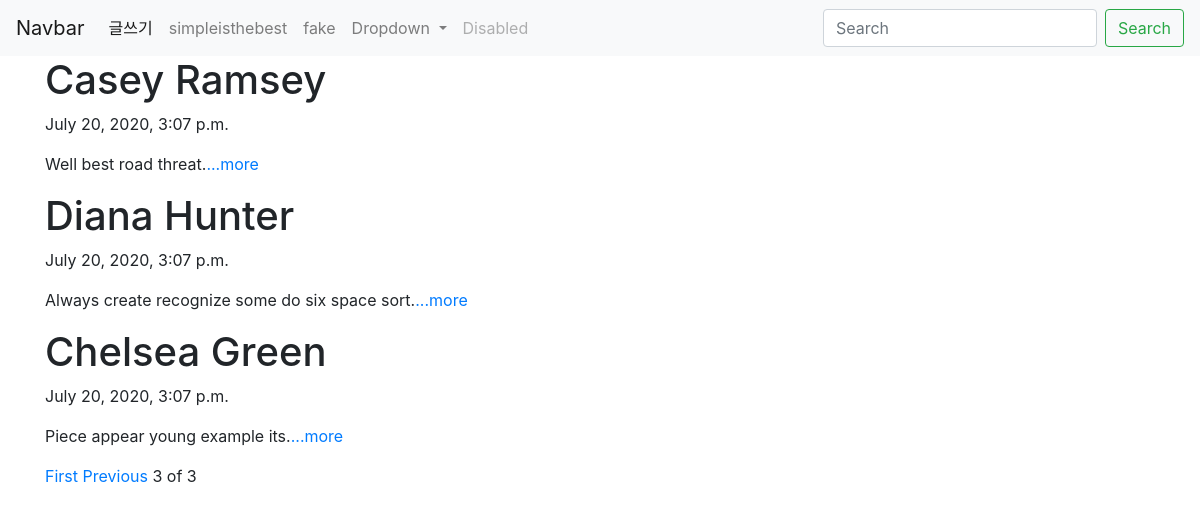
/?page=3, run on the app's committed database.
### blog/models.py (models this page shows, shortened)
class Blog(models.Model):
    title = models.CharField(max_length=200)
    pub_date = models.DateTimeField('date published')
    body = models.TextField()
    def summary(self):
        return self.body[:100]

### blog/views.py (the view)
# urls.py: path('', blog.views.blog, name = "blog"),
def blog(request):
    blogs = Blog.objects
    blog_list = Blog.objects.all()
    paginator = Paginator(blog_list,10)
    page = request.GET.get('page')
    articles = paginator.get_page(page)
    return render(request, 'blog.html', {'blogs': blogs,'articles':articles})

### blog/templates/blog.html (shortened to what this page needs)
{% extends 'base.html' %}
{% block content %}
    {% for blog in articles %}
     <div>
        <h1>{{ blog.title }}</h1>
        <p>{{ blog.pub_date }}</p>
        <p>{{ blog.summary }}<a href="{% url 'detail' blog.id %}">...more</a></p>
     </div>
    {% endfor %}
<div>
  {% if articles.has_previous %}
  <a href="?page1">First</a>
  <a href="?page={{ articles.previous_page_number }}">Previous</a>
  {% endif %}
  <span>{{articles.number}}</span>
  <span>of</span>
  <span>{{articles.paginator.num_pages}}</span>
</div>
{% endblock %}

### data on the page
Blog: title "Casey Ramsey", pub_date "July 20, 2020, 3:07 p.m.", summary "Well best road threat."
Blog: title "Diana Hunter", pub_date "July 20, 2020, 3:07 p.m.", summary "Always create recognize some do six space sort."
Blog: title "Chelsea Green", pub_date "July 20, 2020, 3:07 p.m.", summary "Piece appear young example its."

### other printed values
{{ articles.number }} "3"
{{ articles.paginator.num_pages }} "3"
